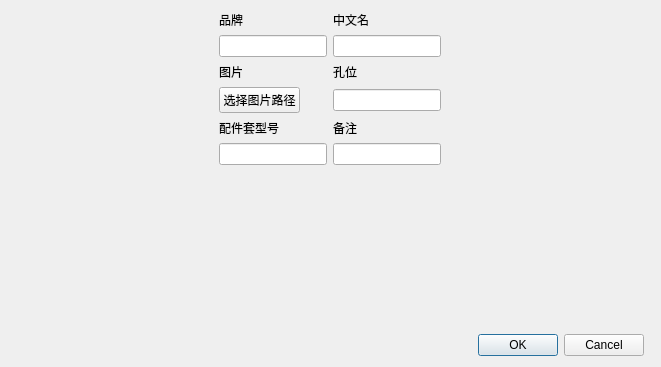
<?xml version="1.0" encoding="UTF-8"?>
<ui version="4.0">
 <class>editProductDialog</class>
 <widget class="QDialog" name="editProductDialog">
  <property name="geometry">
   <rect>
    <x>0</x>
    <y>0</y>
    <width>661</width>
    <height>367</height>
   </rect>
  </property>
  <property name="sizePolicy">
   <sizepolicy hsizetype="Fixed" vsizetype="Fixed">
    <horstretch>0</horstretch>
    <verstretch>0</verstretch>
   </sizepolicy>
  </property>
  <property name="windowTitle">
   <string>Dialog</string>
  </property>
  <layout class="QGridLayout" name="gridLayout_3">
   <item row="0" column="0" rowspan="2" colspan="2">
    <layout class="QGridLayout" name="gridLayout_2">
     <item row="0" column="1">
      <layout class="QVBoxLayout" name="verticalLayout_2">
       <item>
        <layout class="QGridLayout" name="gridLayout">
         <item row="5" column="1">
          <widget class="QLabel" name="label_6">
           <property name="sizePolicy">
            <sizepolicy hsizetype="Fixed" vsizetype="Fixed">
             <horstretch>0</horstretch>
             <verstretch>0</verstretch>
            </sizepolicy>
           </property>
           <property name="text">
            <string>孔位</string>
           </property>
          </widget>
         </item>
         <item row="10" column="0">
          <widget class="QLabel" name="label">
           <property name="text">
            <string>配件套型号</string>
           </property>
          </widget>
         </item>
         <item row="12" column="0">
          <widget class="QLineEdit" name="lineEdit_fitting">
           <property name="sizePolicy">
            <sizepolicy hsizetype="Fixed" vsizetype="Fixed">
             <horstretch>0</horstretch>
             <verstretch>0</verstretch>
            </sizepolicy>
           </property>
          </widget>
         </item>
         <item row="10" column="1">
          <widget class="QLabel" name="label_12">
           <property name="sizePolicy">
            <sizepolicy hsizetype="Fixed" vsizetype="Fixed">
             <horstretch>0</horstretch>
             <verstretch>0</verstretch>
            </sizepolicy>
           </property>
           <property name="text">
            <string>备注</string>
           </property>
          </widget>
         </item>
         <item row="4" column="0">
          <widget class="QLineEdit" name="lineEdit_brand">
           <property name="sizePolicy">
            <sizepolicy hsizetype="Fixed" vsizetype="Fixed">
             <horstretch>0</horstretch>
             <verstretch>0</verstretch>
            </sizepolicy>
           </property>
          </widget>
         </item>
         <item row="5" column="0">
          <widget class="QLabel" name="label_9">
           <property name="sizePolicy">
            <sizepolicy hsizetype="Fixed" vsizetype="Fixed">
             <horstretch>0</horstretch>
             <verstretch>0</verstretch>
            </sizepolicy>
           </property>
           <property name="text">
            <string>图片</string>
           </property>
          </widget>
         </item>
         <item row="14" column="0">
          <widget class="QLabel" name="label_showimg">
           <property name="sizePolicy">
            <sizepolicy hsizetype="Preferred" vsizetype="Preferred">
             <horstretch>0</horstretch>
             <verstretch>0</verstretch>
            </sizepolicy>
           </property>
           <property name="text">
            <string/>
           </property>
          </widget>
         </item>
         <item row="9" column="1">
          <widget class="QLineEdit" name="lineEdit_hole">
           <property name="sizePolicy">
            <sizepolicy hsizetype="Fixed" vsizetype="Fixed">
             <horstretch>0</horstretch>
             <verstretch>0</verstretch>
            </sizepolicy>
           </property>
          </widget>
         </item>
         <item row="1" column="1">
          <widget class="QLabel" name="label_2">
           <property name="sizePolicy">
            <sizepolicy hsizetype="Fixed" vsizetype="Fixed">
             <horstretch>0</horstretch>
             <verstretch>0</verstretch>
            </sizepolicy>
           </property>
           <property name="text">
            <string>中文名</string>
           </property>
          </widget>
         </item>
         <item row="1" column="0">
          <widget class="QLabel" name="label_5">
           <property name="sizePolicy">
            <sizepolicy hsizetype="Fixed" vsizetype="Fixed">
             <horstretch>0</horstretch>
             <verstretch>0</verstretch>
            </sizepolicy>
           </property>
           <property name="text">
            <string>品牌</string>
           </property>
          </widget>
         </item>
         <item row="9" column="0">
          <widget class="QPushButton" name="pB_imgPath">
           <property name="sizePolicy">
            <sizepolicy hsizetype="Fixed" vsizetype="Fixed">
             <horstretch>0</horstretch>
             <verstretch>0</verstretch>
            </sizepolicy>
           </property>
           <property name="text">
            <string>选择图片路径</string>
           </property>
          </widget>
         </item>
         <item row="4" column="1">
          <widget class="QLineEdit" name="lineEdit_name">
           <property name="sizePolicy">
            <sizepolicy hsizetype="Fixed" vsizetype="Fixed">
             <horstretch>0</horstretch>
             <verstretch>0</verstretch>
            </sizepolicy>
           </property>
          </widget>
         </item>
         <item row="12" column="1">
          <widget class="QLineEdit" name="lineEdit_remark">
           <property name="sizePolicy">
            <sizepolicy hsizetype="Fixed" vsizetype="Fixed">
             <horstretch>0</horstretch>
             <verstretch>0</verstretch>
            </sizepolicy>
           </property>
          </widget>
         </item>
        </layout>
       </item>
      </layout>
     </item>
    </layout>
   </item>
   <item row="2" column="0">
    <widget class="QDialogButtonBox" name="buttonBox">
     <property name="orientation">
      <enum>Qt::Horizontal</enum>
     </property>
     <property name="standardButtons">
      <set>QDialogButtonBox::Cancel|QDialogButtonBox::Ok</set>
     </property>
    </widget>
   </item>
  </layout>
 </widget>
 <resources/>
 <connections>
  <connection>
   <sender>buttonBox</sender>
   <signal>accepted()</signal>
   <receiver>editProductDialog</receiver>
   <slot>accept()</slot>
   <hints>
    <hint type="sourcelabel">
     <x>248</x>
     <y>254</y>
    </hint>
    <hint type="destinationlabel">
     <x>157</x>
     <y>274</y>
    </hint>
   </hints>
  </connection>
  <connection>
   <sender>buttonBox</sender>
   <signal>rejected()</signal>
   <receiver>editProductDialog</receiver>
   <slot>reject()</slot>
   <hints>
    <hint type="sourcelabel">
     <x>316</x>
     <y>260</y>
    </hint>
    <hint type="destinationlabel">
     <x>286</x>
     <y>274</y>
    </hint>
   </hints>
  </connection>
 </connections>
</ui>
